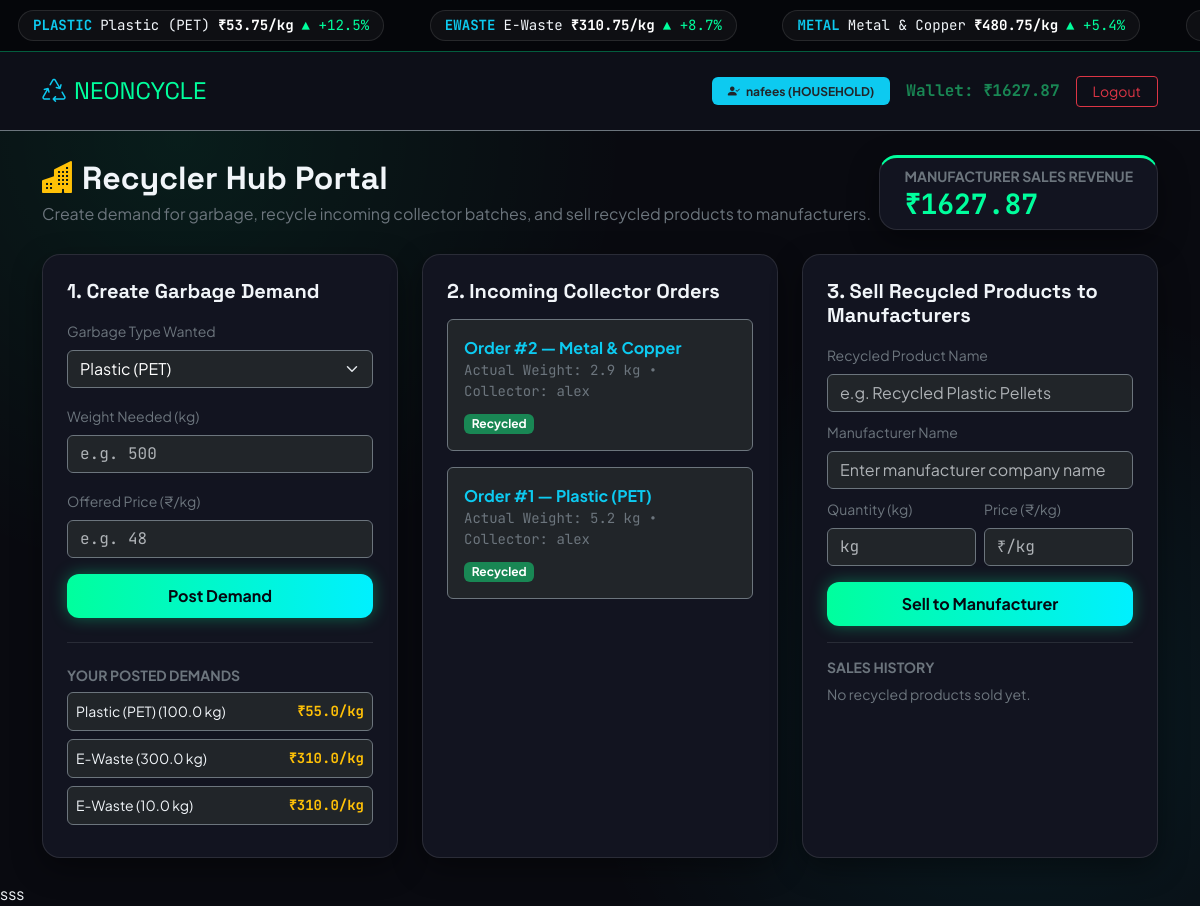
/recycler/ (signed in), run on the app's committed database.
### core/models.py (models this page shows, shortened)
class GarbagePrice(models.Model):
    name = models.CharField(max_length=100, unique=True)
    code = models.CharField(max_length=15, unique=True)
    price_per_kg = models.FloatField(default=40.0)
    change_pct = models.FloatField(default=2.5)

class UserProfile(models.Model):
    ROLE_CHOICES = [
        ('HOUSEHOLD', 'Household'),
        ('COLLECTOR', 'Collector'),
        ('RECYCLER', 'Recycler'),
        ('ADMIN', 'Admin'),
    ]
    user = models.OneToOneField(User, on_delete=models.CASCADE, related_name='profile')
    role = models.CharField(max_length=20, choices=ROLE_CHOICES, default='HOUSEHOLD')
    wallet_balance = models.FloatField(default=0.0)
    co2_saved_kg = models.FloatField(default=0.0)
    is_online = models.BooleanField(default=True)

class RecyclerDemand(models.Model):
    recycler = models.ForeignKey(User, on_delete=models.CASCADE)
    garbage_type = models.ForeignKey(GarbagePrice, on_delete=models.CASCADE)
    needed_kg = models.FloatField()
    offered_bonus_per_kg = models.FloatField()
    created_at = models.DateTimeField(auto_now_add=True)

class CollectionOrder(models.Model):
    STATUS_CHOICES = [
        ('PENDING', '1. Waiting for Nearby Collector'),
        ('ACCEPTED', '2. Collector Assigned & En Route'),
        ('WEIGHED', '3. Weighed & Paid (In Transit to Recycler)'),
        ('RECYCLED', '4. Delivered & Recycled'),
    ]
    household = models.ForeignKey(User, on_delete=models.CASCADE, related_name='hh_orders')
    collector = models.ForeignKey(User, on_delete=models.SET_NULL, null=True, blank=True, related_name='col_orders')
    garbage_type = models.ForeignKey(GarbagePrice, on_delete=models.CASCADE)
    address = models.CharField(max_length=255)
    estimated_weight_kg = models.FloatField()
    actual_weight_kg = models.FloatField(null=True, blank=True)
    household_payout = models.FloatField(default=0.0)
    collector_earning = models.FloatField(default=0.0)
    status = models.CharField(max_length=20, choices=STATUS_CHOICES, default='PENDING')
    created_at = models.DateTimeField(auto_now_add=True)

### core/views.py (the view, shortened to what this page needs)
# urls.py: path('recycler/', views.recycler_dashboard, name='recycler_dashboard'),
@login_required
def recycler_dashboard(request):
    ensure_initial_prices()
    profile, _ = UserProfile.objects.get_or_create(user=request.user)
    incoming_orders = CollectionOrder.objects.filter(status__in=['WEIGHED', 'RECYCLED']).order_by('-created_at')
    demands = RecyclerDemand.objects.all().order_by('-created_at')
    products = RecycledProduct.objects.filter(recycler=request.user).order_by('-created_at')
    return render(request, 'core/recycler.html', {
        'profile': profile,
        'prices': GarbagePrice.objects.all(),
        'incoming_orders': incoming_orders,
        'demands': demands,
        'products': products,
    })

### core/views.py (called while the page is built)
def ensure_initial_prices():
    if GarbagePrice.objects.count() == 0:
        defaults = [
            ('Plastic (PET)', 'PLASTIC', 42.0, 3.8),
            ('E-Waste', 'EWASTE', 310.0, 8.4),
            ('Metal & Copper', 'METAL', 480.0, 5.1),
            ('Paper & Cardboard', 'PAPER', 18.0, -1.2),
            ('Glass Bottles', 'GLASS', 14.0, 1.5),
        ]
        for name, code, price, chg in defaults:
            GarbagePrice.objects.create(name=name, code=code, price_per_kg=price, change_pct=chg)

### core/templates/core/recycler.html (shortened to what this page needs)
{% extends 'core/base.html' %}
{% block content %}
<div class="d-flex justify-content-between align-items-center mb-4">
  <div>
    <h2 class="fw-bold mb-1"><i class="bi bi-buildings-fill text-warning me-2"></i>Recycler Hub Portal</h2>
    <p class="text-secondary mb-0">Create demand for garbage, recycle incoming collector batches, and sell recycled products to manufacturers.</p>
  </div>
  <div class="neon-card neon-card-green py-2 px-4">
    <div class="small text-secondary fw-bold">MANUFACTURER SALES REVENUE</div>
    <h3 class="mono fw-bold mb-0" style="color: var(--neon-green);">₹{{ profile.wallet_balance|floatformat:2 }}</h3>
  </div>
</div>
<div class="row g-4">
  <div class="col-lg-4">
    <div class="neon-card h-100">
      <h5 class="fw-bold mb-3">1. Create Garbage Demand</h5>
      <form method="POST" action="/recycler/">
        <div class="mb-3">
          <label class="form-label small text-secondary">Garbage Type Wanted</label>
          <select name="garbage_id" class="form-select bg-dark text-white border-secondary">
            {% for p in prices %}
              <option value="{{ p.id }}">{{ p.name }}</option>
            {% endfor %}
          </select>
        </div>
        <div class="mb-3">
          <label class="form-label small text-secondary">Weight Needed (kg)</label>
          <input type="number" step="0.1" name="needed_kg" placeholder="e.g. 500" class="form-control bg-dark text-white border-secondary mono" required>
        </div>
        <div class="mb-3">
          <label class="form-label small text-secondary">Offered Price (₹/kg)</label>
          <input type="number" step="0.5" name="bonus_price" placeholder="e.g. 48" class="form-control bg-dark text-white border-secondary mono" required>
        </div>
        <button type="submit" class="btn btn-neon w-100">Post Demand</button>
      </form>
      <hr class="border-secondary my-4">
      <h6 class="small text-secondary fw-bold">YOUR POSTED DEMANDS</h6>
      {% for d in demands %}
        <div class="p-2 rounded bg-dark border border-secondary mb-2 small d-flex justify-content-between">
          <span>{{ d.garbage_type.name }} ({{ d.needed_kg }} kg)</span>
          <strong class="text-warning mono">₹{{ d.offered_bonus_per_kg }}/kg</strong>
        </div>
      {% empty %}
        <div class="small text-secondary">No demands created yet.</div>
      {% endfor %}
    </div>
  </div>
  <div class="col-lg-4">
    <div class="neon-card h-100">
      <h5 class="fw-bold mb-3">2. Incoming Collector Orders</h5>
      {% for o in incoming_orders %}
        <div class="p-3 rounded bg-dark border border-secondary mb-3">
          <div class="fw-bold text-info">Order #{{ o.id }} — {{ o.garbage_type.name }}</div>
          <div class="small text-secondary mono">Actual Weight: {{ o.actual_weight_kg }} kg • Collector: {{ o.collector.username }}</div>
          <div class="mt-2">
            {% if o.status == 'WEIGHED' %}
              <form method="POST" action="/recycler/">
                {% csrf_token %}
                <input type="hidden" name="action" value="receive_order">
                <input type="hidden" name="order_id" value="{{ o.id }}">
                <button type="submit" class="btn btn-sm btn-neon w-100">Recycle This Batch</button>
              </form>
            {% else %}
              <span class="badge bg-success">Recycled</span>
            {% endif %}
          </div>
        </div>
      {% empty %}
        <div class="text-secondary small text-center py-4">No weighed batches from collectors yet.</div>
      {% endfor %}
    </div>
  </div>
  <div class="col-lg-4">
    <div class="neon-card h-100">
      <h5 class="fw-bold mb-3">3. Sell Recycled Products to Manufacturers</h5>
      <form method="POST" action="/recycler/">
        <div class="mb-2">
          <label class="form-label small text-secondary">Recycled Product Name</label>
          <input type="text" name="product_name" placeholder="e.g. Recycled Plastic Pellets" class="form-control bg-dark text-white border-secondary" required>
        </div>
        <div class="mb-2">
          <label class="form-label small text-secondary">Manufacturer Name</label>
          <input type="text" name="manufacturer_buyer" placeholder="Enter manufacturer company name" class="form-control bg-dark text-white border-secondary" required>
        </div>
        <div class="row g-2 mb-3">
          <div class="col-6">
            <label class="form-label small text-secondary">Quantity (kg)</label>
            <input type="number" step="0.1" name="quantity_kg" placeholder="kg" class="form-control bg-dark text-white border-secondary mono" required>
          </div>
          <div class="col-6">
            <label class="form-label small text-secondary">Price (₹/kg)</label>
            <input type="number" step="0.5" name="price_per_kg" placeholder="₹/kg" class="form-control bg-dark text-white border-secondary mono" required>
          </div>
        </div>
        <button type="submit" class="btn btn-neon w-100">Sell to Manufacturer</button>
      </form>
      <hr class="border-secondary my-3">
      <h6 class="small text-secondary fw-bold">SALES HISTORY</h6>
      {% for prod in products %}
        <div class="p-2 rounded bg-dark border border-secondary mb-2 small">
          <div class="fw-bold">{{ prod.product_name }} ({{ prod.quantity_kg }} kg)</div>
          <div class="d-flex justify-content-between text-secondary">
            <span>Sold to: {{ prod.manufacturer_buyer }}</span>
            <strong class="text-success mono">+₹{{ prod.total_price|floatformat:2 }}</strong>
          </div>
        </div>
      {% empty %}
        <div class="small text-secondary">No recycled products sold yet.</div>
      {% endfor %}
    </div>
  </div>
</div>
{% endblock %}

### core/templates/core/base.html (shortened to what this page needs)
<!DOCTYPE html>
<html lang="en" data-bs-theme="dark">
<head>
  <link href="https://cdn.jsdelivr.net/npm/bootstrap@5.3.3/dist/css/bootstrap.min.css" rel="stylesheet">
  <link href="https://cdn.jsdelivr.net/npm/bootstrap-icons@1.11.3/font/bootstrap-icons.min.css" rel="stylesheet">
</head>
<body>
  <div class="ticker-bar">
    <div class="ticker-track mono" id="liveTickerTrack">
      {% for p in prices %}
        <span class="ticker-pill">
          <strong class="text-info">{{ p.code }}</strong>
          <span>{{ p.name }}</span>
          <strong class="text-white">₹{{ p.price_per_kg|floatformat:2 }}/kg</strong>
          {% if p.change_pct >= 0 %}
            <span class="up">▲ +{{ p.change_pct }}%</span>
          {% else %}
            <span class="down">▼ {{ p.change_pct }}%</span>
          {% endif %}
        </span>
      {% endfor %}
    </div>
  </div>
  <nav class="navbar navbar-dark border-bottom border-secondary py-3" style="background: #0d0f18;">
    <div class="container">
      <a class="navbar-brand brand-title fs-4 d-flex align-items-center gap-2" href="/">
        <i class="bi bi-recycle text-info"></i>
        <span style="color: var(--neon-green);">NEONCYCLE</span>
      </a>
      {% if user.is_authenticated %}
      <div class="d-flex align-items-center gap-3">
        <span class="badge bg-info text-dark px-3 py-2 fw-bold">
          <i class="bi bi-person-check-fill me-1"></i> {{ user.username }} ({{ profile.role }})
        </span>
        <span class="mono fw-bold text-success">Wallet: ₹{{ profile.wallet_balance|floatformat:2 }}</span>
        <a href="/logout/" class="btn btn-outline-danger btn-sm px-3">Logout</a>
      </div>
      {% endif %}
    </div>
  </nav>
  <div class="container py-4">
    {% block content %}{% endblock %}
  </div>
</body>
</html>sss

### core/templates/core/base.html (style rules this page uses)
:root { --bg-dark: #090a10; --card-bg: #121420; --neon-green: #00ff9d; --neon-cyan: #00f0ff; --neon-pink: #ff007f; }
body { background-color: var(--bg-dark); background-image: radial-gradient(circle at 15% 15%, rgba(0, 255, 157, 0.08), transparent 35%), radial-gradient(circle at 85% 80%, rgba(0, 240, 255, 0.08), transparent 35%); color: #f1f5f9; font-family: 'Plus Jakarta Sans', sans-serif; min-height: 100vh; }
h1, h2, h3, h4, h5, .brand-title { font-family: 'Space Grotesk', sans-serif; }
.mono { font-family: 'JetBrains Mono', monospace; }
.ticker-bar { background: #05060a; border-bottom: 1px solid rgba(0, 255, 157, 0.35); overflow: hidden; white-space: nowrap; padding: 10px 0; position: sticky; top: 0; z-index: 1050; }
.ticker-track { display: inline-block; white-space: nowrap; animation: scrollTicker 22s linear infinite; }
.ticker-pill { display: inline-flex; align-items: center; gap: 8px; margin: 0 18px; padding: 4px 14px; border-radius: 99px; background: rgba(255, 255, 255, 0.04); border: 1px solid rgba(255, 255, 255, 0.1); font-size: 0.88rem; }
.up { color: var(--neon-green); }
.neon-card { background: var(--card-bg); border: 1px solid rgba(255, 255, 255, 0.1); border-radius: 18px; padding: 24px; box-shadow: 0 10px 30px rgba(0, 0, 0, 0.4); }
.neon-card-green { border-top: 3px solid var(--neon-green); }
.btn-neon { background: linear-gradient(90deg, var(--neon-green), var(--neon-cyan)); color: #050811; font-weight: 700; border: none; border-radius: 12px; padding: 10px 20px; box-shadow: 0 0 16px rgba(0, 255, 157, 0.35); }

### data on the page
GarbagePrice: code "PLASTIC", name "Plastic (PET)", price_per_kg "53.75", change_pct "12.5"
GarbagePrice: code "EWASTE", name "E-Waste", price_per_kg "310.75", change_pct "8.7"
GarbagePrice: code "METAL", name "Metal & Copper", price_per_kg "480.75", change_pct "5.4"
UserProfile: role "HOUSEHOLD", wallet_balance "1627.87"
RecyclerDemand: garbage_type.name "Plastic (PET)", needed_kg "100.0", offered_bonus_per_kg "55.0"
RecyclerDemand: garbage_type.name "E-Waste", needed_kg "300.0", offered_bonus_per_kg "310.0"
RecyclerDemand: garbage_type.name "E-Waste", needed_kg "10.0", offered_bonus_per_kg "310.0"
CollectionOrder: id "2", garbage_type.name "Metal & Copper", actual_weight_kg "2.9", collector.username "alex", status "Recycled"
CollectionOrder: id "1", garbage_type.name "Plastic (PET)", actual_weight_kg "5.2", collector.username "alex", status "Recycled"

### other printed values
{{ user.username }} "nafees"
form field garbage_id "Plastic (PET)"
